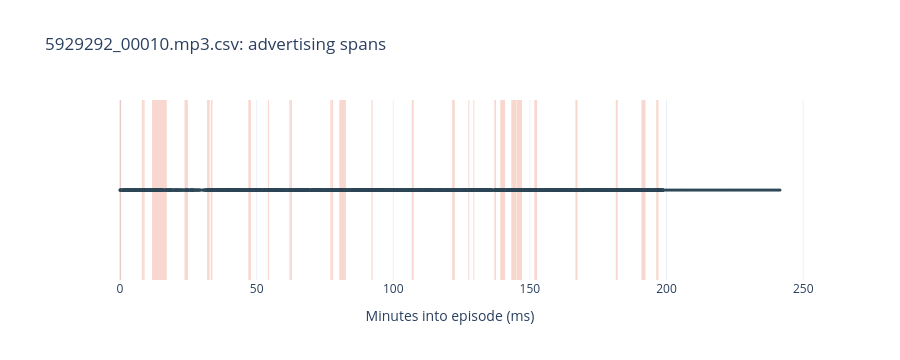

This figure's notebook cell:
### Code cell
fig = plot_ad_spans(transcript_path, label_path)
fig

### Figure 1 — Plotly figure (JSON) as saved in the notebook; plotly's stock layout.template omitted (floating-point values rounded to 4 significant figures; data arrays with more than 128 entries replaced by an {"elided": "..."} marker saying what was removed)
{"data": [{"fill": "toself", "fillcolor": "#e76f51", "hoveron": "fills", "hovertemplate": "%{text}<extra></extra>", "line": {"width": 0}, "mode": "lines", "opacity": 0.28, "showlegend": false, "text": "ad span [0, 7)<br>reason: Product ad for Burley Aero boot with website call‑to‑action", "type": "scatter", "x": [0, 0, 0.4333, 0.4333, 0], "y": [-1, 1, 1, -1, -1]}, {"fill": "toself", "fillcolor": "#e76f51", "hoveron": "fills", "hovertemplate": "%{text}<extra></extra>", "line": {"width": 0}, "mode": "lines", "opacity": 0.28, "showlegend": false, "text": "ad span [129, 136)<br>reason: Repeated ad for La Crosse Footwear with website call‑to‑action", "type": "scatter", "x": [8, 8, 8.5, 8.5, 8], "y": [-1, 1, 1, -1, -1]}, {"fill": "toself", "fillcolor": "#e76f51", "hoveron": "fills", "hovertemplate": "%{text}<extra></extra>", "line": {"width": 0}, "mode": "lines", "opacity": 0.28, "showlegend": false, "text": "ad span [137, 149)<br>reason: Ad for Teriyaki Madness with website call‑to‑action", "type": "scatter", "x": [8.567, 8.567, 9, 9, 8.567], "y": [-1, 1, 1, -1, -1]}, {"fill": "toself", "fillcolor": "#e76f51", "hoveron": "fills", "hovertemplate": "%{text}<extra></extra>", "line": {"width": 0}, "mode": "lines", "opacity": 0.28, "showlegend": false, "text": "ad span [188, 234)<br>reason: Promotion of premium subscription/gift to listeners", "type": "scatter", "x": [11.72, 11.72, 14.15, 14.15, 11.72], "y": [-1, 1, 1, -1, -1]}, {"fill": "toself", "fillcolor": "#e76f51", "hoveron": "fills", "hovertemplate": "%{text}<extra></extra>", "line": {"width": 0}, "mode": "lines", "opacity": 0.28, "showlegend": false, "text": "ad span [235, 270)<br>reason: Fundraising/appeal for Turning Point USA (TPUSA) support", "type": "scatter", "x": [14.18, 14.18, 17.12, 17.12, 14.18], "y": [-1, 1, 1, -1, -1]}, {"fill": "toself", "fillcolor": "#e76f51", "hoveron": "fills", "hovertemplate": "%{text}<extra></extra>", "line": {"width": 0}, "mode": "lines", "opacity": 0.28, "showlegend": false, "text": "ad span [335, 347)<br>reason: Sponsor read for Burley Aero rubber boot and MyFICO", "type": "scatter", "x": [23.62, 23.62, 24.85, 24.85, 23.62], "y": [-1, 1, 1, -1, -1]}, {"fill": "toself", "fillcolor": "#e76f51", "hoveron": "fills", "hovertemplate": "%{text}<extra></extra>", "line": {"width": 0}, "mode": "lines", "opacity": 0.28, "showlegend": false, "text": "ad span [394, 416)<br>reason: Repeated sponsor read for Burley Aero boot and MyFICO", "type": "scatter", "x": [31.87, 31.87, 32.82, 32.82, 31.87], "y": [-1, 1, 1, -1, -1]}, {"fill": "toself", "fillcolor": "#e76f51", "hoveron": "fills", "hovertemplate": "%{text}<extra></extra>", "line": {"width": 0}, "mode": "lines", "opacity": 0.28, "showlegend": false, "text": "ad span [422, 440)<br>reason: Promotion of Rumble platform and upcoming show", "type": "scatter", "x": [33.24, 33.24, 33.83, 33.83, 33.24], "y": [-1, 1, 1, -1, -1]}, {"fill": "toself", "fillcolor": "#e76f51", "hoveron": "fills", "hovertemplate": "%{text}<extra></extra>", "line": {"width": 0}, "mode": "lines", "opacity": 0.28, "showlegend": false, "text": "ad span [475, 480)<br>reason: Thank you to raid and mention of Cash Patel clip (promotional content)", "type": "scatter", "x": [35.54, 35.54, 35.72, 35.72, 35.54], "y": [-1, 1, 1, -1, -1]}, {"fill": "toself", "fillcolor": "#e76f51", "hoveron": "fills", "hovertemplate": "%{text}<extra></extra>", "line": {"width": 0}, "mode": "lines", "opacity": 0.28, "showlegend": false, "text": "ad span [718, 741)<br>reason: Sponsor read for Burley Arrow rubber boot; Sponsor read for MyFICO credit service", "type": "scatter", "x": [46.95, 46.95, 47.9, 47.9, 46.95], "y": [-1, 1, 1, -1, -1]}, {"fill": "toself", "fillcolor": "#e76f51", "hoveron": "fills", "hovertemplate": "%{text}<extra></extra>", "line": {"width": 0}, "mode": "lines", "opacity": 0.28, "showlegend": false, "text": "ad span [862, 870)<br>reason: Promotion of the NEN Report and call for shout‑outs", "type": "scatter", "x": [54.12, 54.12, 54.51, 54.51, 54.12], "y": [-1, 1, 1, -1, -1]}, {"fill": "toself", "fillcolor": "#e76f51", "hoveron": "fills", "hovertemplate": "%{text}<extra></extra>", "line": {"width": 0}, "mode": "lines", "opacity": 0.28, "showlegend": false, "text": "ad span [1010, 1019)<br>reason: Sponsor read for Burley Arrow rubber boot", "type": "scatter", "x": [61.99, 61.99, 62.38, 62.38, 61.99], "y": [-1, 1, 1, -1, -1]}, {"fill": "toself", "fillcolor": "#e76f51", "hoveron": "fills", "hovertemplate": "%{text}<extra></extra>", "line": {"width": 0}, "mode": "lines", "opacity": 0.28, "showlegend": false, "text": "ad span [1020, 1031)<br>reason: Sponsor read for MyFICO credit score service", "type": "scatter", "x": [62.44, 62.44, 62.93, 62.93, 62.44], "y": [-1, 1, 1, -1, -1]}, {"fill": "toself", "fillcolor": "#e76f51", "hoveron": "fills", "hovertemplate": "%{text}<extra></extra>", "line": {"width": 0}, "mode": "lines", "opacity": 0.28, "showlegend": false, "text": "ad span [1165, 1174)<br>reason: Podcast promotion and call to action for channel", "type": "scatter", "x": [70.36, 70.36, 70.58, 70.58, 70.36], "y": [-1, 1, 1, -1, -1]}, {"fill": "toself", "fillcolor": "#e76f51", "hoveron": "fills", "hovertemplate": "%{text}<extra></extra>", "line": {"width": 0}, "mode": "lines", "opacity": 0.28, "showlegend": false, "text": "ad span [1290, 1300)<br>reason: Product advertisement for Burley Aero rubber boot", "type": "scatter", "x": [76.97, 76.97, 77.41, 77.41, 76.97], "y": [-1, 1, 1, -1, -1]}, {"fill": "toself", "fillcolor": "#e76f51", "hoveron": "fills", "hovertemplate": "%{text}<extra></extra>", "line": {"width": 0}, "mode": "lines", "opacity": 0.28, "showlegend": false, "text": "ad span [1301, 1314)<br>reason: Advertisement for Teriyaki Madness restaurant", "type": "scatter", "x": [77.48, 77.48, 77.98, 77.98, 77.48], "y": [-1, 1, 1, -1, -1]}, {"fill": "toself", "fillcolor": "#e76f51", "hoveron": "fills", "hovertemplate": "%{text}<extra></extra>", "line": {"width": 0}, "mode": "lines", "opacity": 0.28, "showlegend": false, "text": "ad span [1360, 1416)<br>reason: Sponsorship read and promotion for Emerald Med CBD products; Sponsor read for emeraldmedcbd with promo code and discount", "type": "scatter", "x": [80.25, 80.25, 82.67, 82.67, 80.25], "y": [-1, 1, 1, -1, -1]}, {"fill": "toself", "fillcolor": "#e76f51", "hoveron": "fills", "hovertemplate": "%{text}<extra></extra>", "line": {"width": 0}, "mode": "lines", "opacity": 0.28, "showlegend": false, "text": "ad span [1600, 1610)<br>reason: Ad for Burley Aero rubber boot and lacrossefootwear.com", "type": "scatter", "x": [92.0, 92.0, 92.44, 92.44, 92.0], "y": [-1, 1, 1, -1, -1]}, {"fill": "toself", "fillcolor": "#e76f51", "hoveron": "fills", "hovertemplate": "%{text}<extra></extra>", "line": {"width": 0}, "mode": "lines", "opacity": 0.28, "showlegend": false, "text": "ad span [1611, 1619)<br>reason: Ad for Teriyaki Madness bowls", "type": "scatter", "x": [92.51, 92.51, 92.77, 92.77, 92.51], "y": [-1, 1, 1, -1, -1]}, {"fill": "toself", "fillcolor": "#e76f51", "hoveron": "fills", "hovertemplate": "%{text}<extra></extra>", "line": {"width": 0}, "mode": "lines", "opacity": 0.28, "showlegend": false, "text": "ad span [1881, 1894)<br>reason: Explicit product advertising for Pepsi wild cherry and cream and La Crosse footwear", "type": "scatter", "x": [106.8, 106.8, 107.5, 107.5, 106.8], "y": [-1, 1, 1, -1, -1]}, {"fill": "toself", "fillcolor": "#e76f51", "hoveron": "fills", "hovertemplate": "%{text}<extra></extra>", "line": {"width": 0}, "mode": "lines", "opacity": 0.28, "showlegend": false, "text": "ad span [2140, 2161)<br>reason: Sponsor read for La Crosse footwear; Sponsor read for MyFICO", "type": "scatter", "x": [121.5, 121.5, 122.5, 122.5, 121.5], "y": [-1, 1, 1, -1, -1]}, {"fill": "toself", "fillcolor": "#e76f51", "hoveron": "fills", "hovertemplate": "%{text}<extra></extra>", "line": {"width": 0}, "mode": "lines", "opacity": 0.28, "showlegend": false, "text": "ad span [2218, 2225)<br>reason: Call for audience support and engagement (non-monetary but promotional); Call to action for likes, follows and shares", "type": "scatter", "x": [125.8, 125.8, 126.0, 126.0, 125.8], "y": [-1, 1, 1, -1, -1]}, {"fill": "toself", "fillcolor": "#e76f51", "hoveron": "fills", "hovertemplate": "%{text}<extra></extra>", "line": {"width": 0}, "mode": "lines", "opacity": 0.28, "showlegend": false, "text": "ad span [2259, 2265)<br>reason: Promotes a jet‑suit holiday with a discount", "type": "scatter", "x": [127.5, 127.5, 127.8, 127.8, 127.5], "y": [-1, 1, 1, -1, -1]}, {"fill": "toself", "fillcolor": "#e76f51", "hoveron": "fills", "hovertemplate": "%{text}<extra></extra>", "line": {"width": 0}, "mode": "lines", "opacity": 0.28, "showlegend": false, "text": "ad span [2300, 2308)<br>reason: Self‑promotion of the Nunn Report and platform", "type": "scatter", "x": [129.3, 129.3, 129.6, 129.6, 129.3], "y": [-1, 1, 1, -1, -1]}, {"fill": "toself", "fillcolor": "#e76f51", "hoveron": "fills", "hovertemplate": "%{text}<extra></extra>", "line": {"width": 0}, "mode": "lines", "opacity": 0.28, "showlegend": false, "text": "ad span [2321, 2326)<br>reason: Repeated self‑promotion and call to follow/share", "type": "scatter", "x": [130.2, 130.2, 130.3, 130.3, 130.2], "y": [-1, 1, 1, -1, -1]}, {"fill": "toself", "fillcolor": "#e76f51", "hoveron": "fills", "hovertemplate": "%{text}<extra></extra>", "line": {"width": 0}, "mode": "lines", "opacity": 0.28, "showlegend": false, "text": "ad span [2453, 2469)<br>reason: Explicit ad for lacrossefootwear.com and MyFICO", "type": "scatter", "x": [137.0, 137.0, 137.6, 137.6, 137.0], "y": [-1, 1, 1, -1, -1]}, {"fill": "toself", "fillcolor": "#e76f51", "hoveron": "fills", "hovertemplate": "%{text}<extra></extra>", "line": {"width": 0}, "mode": "lines", "opacity": 0.28, "showlegend": false, "text": "ad span [2501, 2529)<br>reason: Promotion of premium subscription; Promotion of premium subscription and EmeraldMedCBD product", "type": "scatter", "x": [139.1, 139.1, 140.9, 140.9, 139.1], "y": [-1, 1, 1, -1, -1]}, {"fill": "toself", "fillcolor": "#e76f51", "hoveron": "fills", "hovertemplate": "%{text}<extra></extra>", "line": {"width": 0}, "mode": "lines", "opacity": 0.28, "showlegend": false, "text": "ad span [2575, 2622)<br>reason: Call to action to like/follow and promotion of CBD product with promo code", "type": "scatter", "x": [143.2, 143.2, 145.1, 145.1, 143.2], "y": [-1, 1, 1, -1, -1]}, {"fill": "toself", "fillcolor": "#e76f51", "hoveron": "fills", "hovertemplate": "%{text}<extra></extra>", "line": {"width": 0}, "mode": "lines", "opacity": 0.28, "showlegend": false, "text": "ad span [2625, 2674)<br>reason: Extended sponsor read and product education for Emerald Med CBD and HempBand", "type": "scatter", "x": [145.2, 145.2, 147.1, 147.1, 145.2], "y": [-1, 1, 1, -1, -1]}, {"fill": "toself", "fillcolor": "#e76f51", "hoveron": "fills", "hovertemplate": "%{text}<extra></extra>", "line": {"width": 0}, "mode": "lines", "opacity": 0.28, "showlegend": false, "text": "ad span [2782, 2804)<br>reason: Product promotion for La Crosse rubber boots; Advertisement for MyFICO credit score service", "type": "scatter", "x": [151.6, 151.6, 152.6, 152.6, 151.6], "y": [-1, 1, 1, -1, -1]}, {"fill": "toself", "fillcolor": "#e76f51", "hoveron": "fills", "hovertemplate": "%{text}<extra></extra>", "line": {"width": 0}, "mode": "lines", "opacity": 0.28, "showlegend": false, "text": "ad span [3086, 3101)<br>reason: Audio ad for Pepsi product and La Crosse footwear", "type": "scatter", "x": [166.7, 166.7, 167.4, 167.4, 166.7], "y": [-1, 1, 1, -1, -1]}, {"fill": "toself", "fillcolor": "#e76f51", "hoveron": "fills", "hovertemplate": "%{text}<extra></extra>", "line": {"width": 0}, "mode": "lines", "opacity": 0.28, "showlegend": false, "text": "ad span [3400, 3416)<br>reason: Audio ad for Pepsi Wild Cherry and Cream and La Crosse footwear", "type": "scatter", "x": [181.4, 181.4, 182.1, 182.1, 181.4], "y": [-1, 1, 1, -1, -1]}, {"fill": "toself", "fillcolor": "#e76f51", "hoveron": "fills", "hovertemplate": "%{text}<extra></extra>", "line": {"width": 0}, "mode": "lines", "opacity": 0.28, "showlegend": false, "text": "ad span [3596, 3622)<br>reason: Company promotion and call to action for Emerald Med; Company promotion, call to action, discount code, and fundraising for Emerald Med CBD", "type": "scatter", "x": [190.8, 190.8, 192.3, 192.3, 190.8], "y": [-1, 1, 1, -1, -1]}, {"fill": "toself", "fillcolor": "#e76f51", "hoveron": "fills", "hovertemplate": "%{text}<extra></extra>", "line": {"width": 0}, "mode": "lines", "opacity": 0.28, "showlegend": false, "text": "ad span [3694, 3710)<br>reason: Audio ad for Pepsi Wild Cherry and Cream and La Crosse footwear", "type": "scatter", "x": [196.2, 196.2, 197.0, 197.0, 196.2], "y": [-1, 1, 1, -1, -1]}, {"customdata": {"elided": "3844 int values"}, "hovertemplate": "line %{customdata}<br>%{x:.2f} min<br>%{text}<extra></extra>", "marker": {"color": "#2f4858", "size": 3}, "mode": "markers", "name": "Transcript lines", "text": {"elided": "3844 str values"}, "type": "scatter", "x": {"elided": "3844 float values"}, "y": {"elided": "3844 float values"}}], "layout": {"height": 360, "hovermode": "closest", "showlegend": false, "title": {"text": "5929292_00010.mp3.csv: advertising spans"}, "xaxis": {"title": {"text": "Minutes into episode (ms)"}}, "yaxis": {"range": [-1, 1], "visible": false}}}
